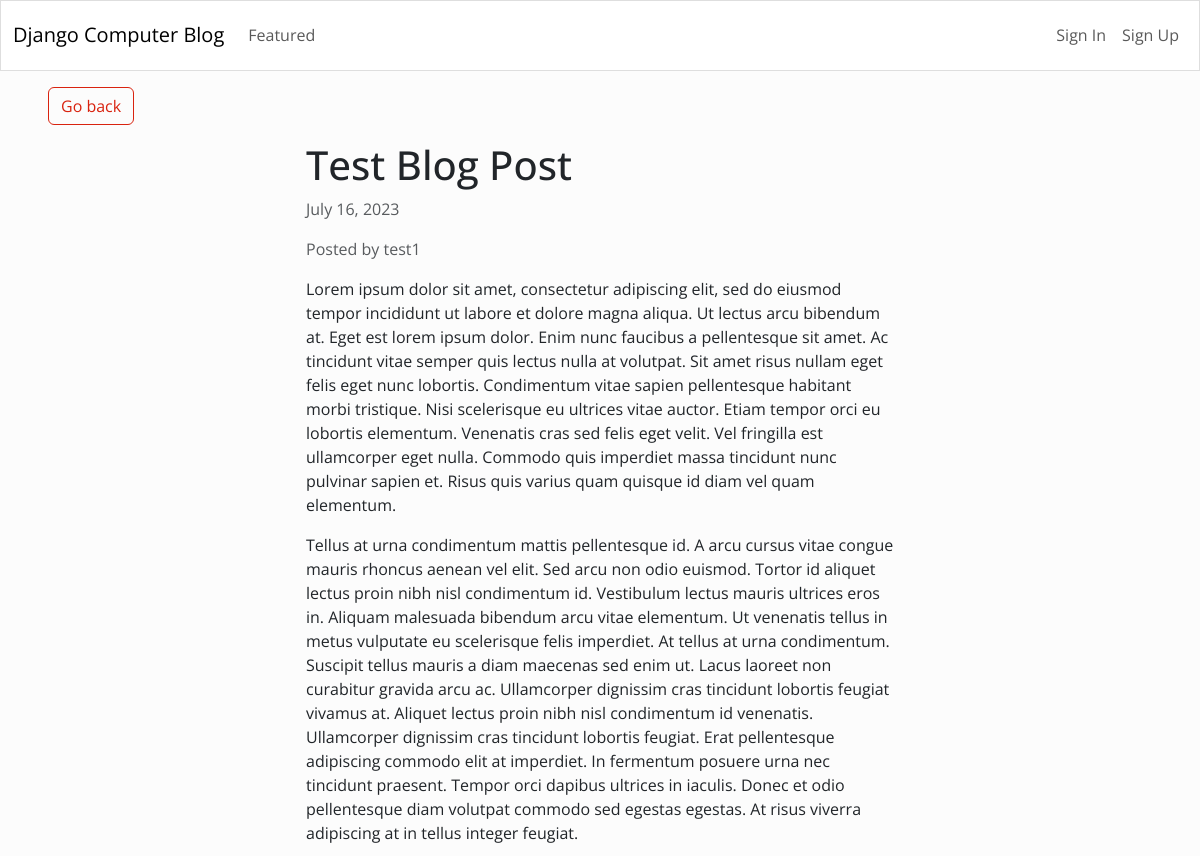
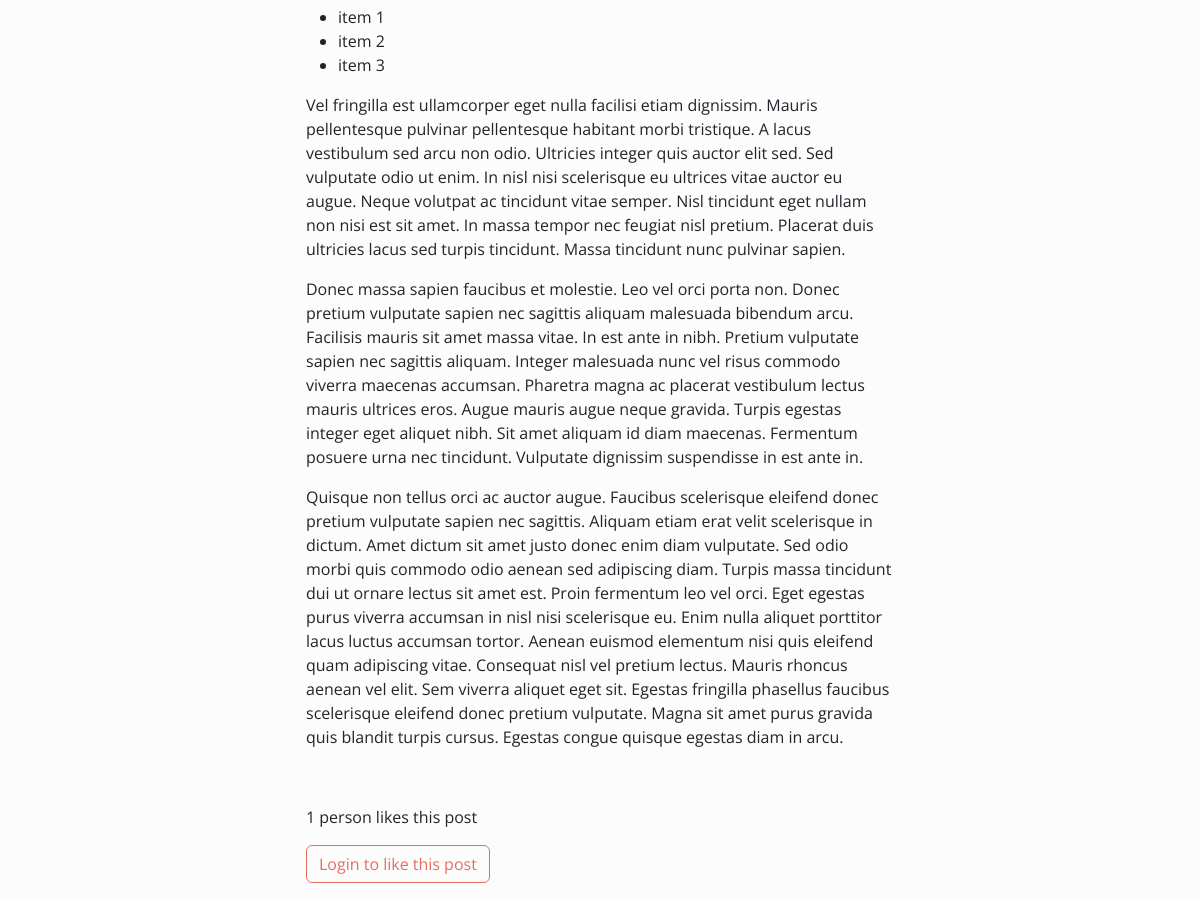
The page /1 on the database its author committed (2 pictures, top to bottom).
### blog/models.py (models this page shows)
class Article(models.Model):
    title = models.CharField(max_length=255)
    content = HTMLField()
    date = models.DateField(auto_now_add=True)
    author = models.ForeignKey(User, on_delete=models.CASCADE)
    featured = models.BooleanField(default=False)
    likes = models.ManyToManyField(User, related_name='likes', blank=True)

### blog/views.py (the view)
# urls.py: path('<int:pk>', DetailArticleView.as_view(), name='detail_article'),
class DetailArticleView(DetailView):
    model = Article
    template_name = 'blog/blog_post.html'
    def get_context_data(self, *args, **kwargs):
        context = super(DetailArticleView, self).get_context_data(*args, **kwargs)
        context['liked_by_user'] = False
        article = Article.objects.get(id=self.kwargs.get('pk'))
        if article.likes.filter(pk=self.request.user.id).exists():
            context['liked_by_user'] = True
        return context

### blog/templates/blog/blog_post.html (shortened to what this page needs)
{% extends 'blog/base.html' %}
{% block content %}
<div class="row">
    <div class="col-md-4 col-11 mx-md-5 mx-2 mt-md-3 my-3">
        <a class="btn btn-outline-primary" href="{% url 'index' %}">Go back</a>
    </div>
</div>
<div class="row">
    <div class="col-md-6 col-12 mx-md-auto mb-3 pb-2 mx-3">
        <h1>{{ object.title }}</h1>
        <p class="text-muted">{{ object.date }}</p>
        <p class="text-muted">Posted by {{ object.author.username }}</p>
        <div>
            {{ object.content|safe }}
        </div>
    </div>
</div>
<div class="row my-3">
    <div class="col-md-6 col-12 mx-md-auto mx-3">
        {% if object.likes.count == 1 %}
            <p>{{ object.likes.count }} person likes this post</p>
        {% else %}
            <p>{{ object.likes.count }} people like this post</p>
        {% endif %}
        {% if request.user.is_authenticated %}
            {% if liked_by_user %}
                <form method="POST" action="{% url 'like_article' object.id %}">
                    {% csrf_token %}
                    <button class="btn btn-outline-primary"><ion-icon name="heart-dislike"></ion-icon> Unlike this post</button>
                </form>
            {% else %}
                <form method="POST" action="{% url 'like_article' object.id %}">
                    {% csrf_token %}
                    <button class="btn btn-outline-primary"><ion-icon name="heart"></ion-icon> Like this post</button>
                </form>
            {% endif %}
        {% else %}
            <button class="btn btn-outline-primary" disabled> Login to like this post</button>
        {% endif %}
    </div>
</div>
{% endblock content %}

### rows shown on the page
Article: title "Test Blog Post", date "July 16, 2023", author.username "test1", content "Lorem ipsum dolor sit amet, consectetur adipiscing elit, sed do eiusmod tempor incididunt ut labore et dolore magna aliqua. Ut lectus arcu bibendum at. Eget est lorem ipsum dolor. Enim nunc faucibus a pellentesque sit amet. Ac tincidunt vitae semper quis lectus nulla at volutpat. Sit amet risus nullam eget felis eget nunc lobortis. Condimentum vitae sapien pellentesque habitant morbi tristique. Nisi scelerisque eu ultrices vitae auctor. Etiam tempor orci eu lobortis elementum. Venenatis cras sed felis eget velit. Vel fringilla est ullamcorper eget nulla. Commodo quis imperdiet massa tincidunt nunc pulvinar sapien et. Risus quis varius quam quisque id diam vel quam elementum. Tellus at urna…", likes.count "1"
